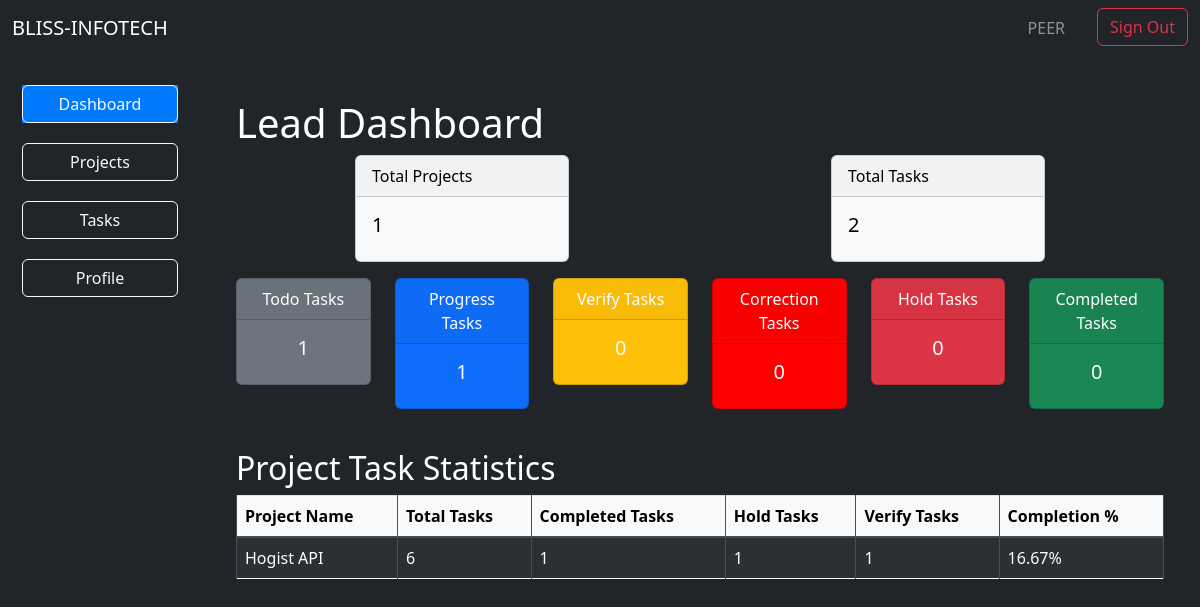
/peer/ (signed in), run on the app's committed database.
### app/models.py (models this page shows, shortened)
class Project(models.Model):
    id = models.AutoField(primary_key=True)
    name = models.CharField(max_length=64)
    description = models.TextField()
    manager = models.ForeignKey(User, on_delete=models.CASCADE, null=True)
    client_name = models.CharField(max_length=64)
    status = models.CharField(max_length=10, default="DESIGN")
    created = models.DateTimeField(auto_now_add=True)
    started = models.DateTimeField(null=True)
    updated = models.DateTimeField(auto_now=True)
    due = models.DateField(null=True)

### app/decorators.py (the view)
        @login_required
        def wrapper(request, *args, **kwargs):
            if in_groups(request.user):
                return view_function(request, *args, **kwargs)
            return redirect('/signout')

### peer/views.py (called while the page is built)
@group_required(const.LEAD, const.PEER)
def dashboard(request):
    if request.user.is_authenticated:
        return render(request,'peer/peer.html', peer_dashboard(request))
    else: return redirect('signin')

### template/peer/peer.html (shortened to what this page needs)
{% extends 'lead/dashboard.html' %}
{% block lead_board %}
<div class="container mt-4">
    <h1 class="text-white">Lead Dashboard</h1>
    <div class="row justify-content-around">
        <div class="col-md-3">
            <div class="card text-black bg-light mb-3">
                <div class="card-header">Total Projects</div>
                <div class="card-body">
                    <h5 class="card-title">{{ total_projects }}</h5>
                </div>
            </div>
        </div>
        <div class="col-md-3">
            <div class="card text-black bg-light mb-3">
                <div class="card-header">Total Tasks</div>
                <div class="card-body">
                    <h5 class="card-title">{{ total_tasks }}</h5>
                </div>
            </div>
        </div>
    </div>
    <div class="row text-center">
        <div class="col-md-2 col-sm-6">
            <div class="card text-white bg-secondary mb-3">
                <div class="card-header">Todo Tasks</div>
                <div class="card-body">
                    <h5 class="card-title">{{ todo_tasks }}</h5>
                </div>
            </div>
        </div>
        <div class="col-md-2 col-sm-6">
            <div class="card text-white bg-primary mb-3">
                <div class="card-header">Progress Tasks</div>
                <div class="card-body">
                    <h5 class="card-title">{{ progress_tasks }}</h5>
                </div>
            </div>
        </div>
        <div class="col-md-2 col-sm-6">
            <div class="card text-white bg-warning mb-3">
                <div class="card-header">Verify Tasks</div>
                <div class="card-body">
                    <h5 class="card-title">{{ verify_tasks }}</h5>
                </div>
            </div>
        </div>
        <div class="col-md-2 col-sm-6">
            <div class="card text-white bg-brown-red mb-3">
                <div class="card-header">Correction Tasks</div>
                <div class="card-body">
                    <h5 class="card-title">{{ correction_tasks }}</h5>
                </div>
            </div>
        </div>
        <div class="col-md-2 col-sm-6">
            <div class="card text-white bg-danger mb-3">
                <div class="card-header">Hold Tasks</div>
                <div class="card-body">
                    <h5 class="card-title">{{ hold_tasks }}</h5>
                </div>
            </div>
        </div>
        <div class="col-md-2 col-sm-6">
            <div class="card text-white bg-success mb-3">
                <div class="card-header">Completed Tasks</div>
                <div class="card-body">
                    <h5 class="card-title">{{ complete_tasks }}</h5>
                </div>
            </div>
        </div>
    </div>
    <h2 class="text-white mt-4">Project Task Statistics</h2>
    <div class="table-responsive">
        <table class="table table-striped table-bordered table-dark">
            <thead class="table-light">
                <tr>
                    <th>Project Name</th>
                    <th>Total Tasks</th>
                    <th>Completed Tasks</th>
                    <th>Hold Tasks</th>
                    <th>Verify Tasks</th>
                    <th>Completion %</th>
                </tr>
            </thead>
            <tbody>
                {% for stat in project_stats %}
                <tr>
                    <td>{{ stat.project.name }}</td>
                    <td>{{ stat.total_tasks }}</td>
                    <td>{{ stat.completed_tasks }}</td>
                    <td>{{ stat.hold_tasks }}</td>
                    <td>{{ stat.verify_tasks }}</td>
                    <td>{{ stat.completion_percentage }}%</td>
                </tr>
                {% endfor %}
            </tbody>
        </table>
    </div>
</div>
{% endblock %}

### template/dashboard.html (shortened to what this page needs)
{% extends 'index.html' %}
{% block body %}
<section class="container-fluid">
    <nav class="navbar navbar-expand-lg navbar-dark bg-dark fixed-top">
        <div class="container-fluid">
            <a class="navbar-brand" href="#">BLISS-INFOTECH</a>
            <div class="collapse navbar-collapse justify-content-end" id="navbarTop">
                <ul class="navbar-nav mb-2 mb-lg-0">
                    <li class="nav-item">
                        <span class="navbar-text me-3 px-3 text-uppercase">{{ request.user.username }}</span>
                    </li>
                    <li class="nav-item">
                        <a class="btn btn-outline-danger" href="{% url 'signout' %}">Sign Out</a>
                    </li>
                </ul>
            </div>
        </div>
    </nav>
    <div class="row flex-nowrap">
        <nav class="col-md-3 col-lg-2 d-md-block sidebar bg-dark" style="position: fixed; top: 75px; left: 0; height: calc(100vh - 75px); overflow-y: auto;">
            <div class="position-sticky" id="navbarNav">
                <ul class="nav flex-column">
                    {% if request.session.user_role == 'lead' %}
                    {% if request.is_staff == true %}
                    <a class="nav-link {% if request.path == '/lead/admin-dashboard' %}active{% endif %}" href="{% url 'admin-dashboard' %}">
                        <li class="nav-item"><button class="create-btn w-100 btn btn-outline-light">Admin Dashboard</button></li>
                    </a>
                    {% endif %}
                    <li class="nav-item">
                        <a class="nav-link {% if request.path == '/lead/' %}active{% endif %}" href="/lead/">
                            <button class="create-btn w-100 btn btn-outline-light">Dashboard</button>
                        </a>
                    </li>
                    <a class="nav-link {% if request.path == '/lead/view-projects' %}active{% endif %}" href="{% url 'view-projects' %}">
                        <li class="nav-item"><button class="create-btn w-100 btn btn-outline-light">Projects</button></li>
                    </a>
                    <a class="nav-link {% if request.path == '/lead/view-tasks' %}active{% endif %}" href="{% url 'view-tasks' %}">
                        <li class="nav-item"><button class="create-btn w-100 btn btn-outline-light">Tasks</button></li>
                    </a>
                    <a class="nav-link {% if request.path == '/lead/mail-server' %}active{% endif %}" href="{% url 'mail-server' %}">
                        <li class="nav-item"><button class="create-btn w-100 btn btn-outline-light">Mail Server</button></li>
                    </a>
                    <a class="nav-link {% if request.path == '/lead/view-members' %}active{% endif %}" href="{% url 'view-members' %}">
                        <li class="nav-item"><button class="create-btn w-100 btn btn-outline-light">Members</button></li>
                    </a>
                    <a class="nav-link {% if request.path == '/profile' %}active{% endif %}" href="{% url 'profile' %}">
                        <li class="nav-item"><button class="create-btn w-100 btn btn-outline-light">Profile</button></li>
                    </a>
                    {% elif request.session.user_role == 'peer' %}
                    <a class="nav-link {% if request.path == '/peer/' %}active{% endif %}" href="/peer/">
                        <li class="nav-item"><button class="create-btn w-100 btn btn-outline-light">Dashboard</button></li>
                    </a>
                    <a class="nav-link {% if request.path == '/peer/view-projects' %}active{% endif %}" href="{% url 'view-peer-projects' %}">
                        <li class="nav-item"><button class="create-btn w-100 btn btn-outline-light">Projects</button></li>
                    </a>
                    <a class="nav-link {% if request.path == '/peer/peer-tasks' %}active{% endif %}" href="{% url 'peer-tasks' %}">
                        <li class="nav-item"><button class="create-btn w-100 btn btn-outline-light">Tasks</button></li>
                    </a>
                    <a class="nav-link {% if request.path == '/profile' %}active{% endif %}" href="{% url 'profile' %}">
                        <li class="nav-item"><button class="create-btn w-100 btn btn-outline-light">Profile</button></li>
                    </a>
                    {% endif %}
                </ul>
            </div>
        </nav>
        <main class="col-md-9 ms-sm-auto col-lg-10 px-md-4" style="overflow-y: auto; margin-left: 17%; padding-top: 75px; height: calc(100vh - 20px);">
            {% block dashboard %}{% endblock %}
        </main>
    </div>
</section>
{% endblock %}

### static/css/style.css (style rules this page uses)
body { background-color: #343a40; }
.nav-link { transition: background-color 0.3s; padding: 0; margin: 10px; }
.nav-link.active { background-color: #007bff; color: white; }
.bg-brown-red { background-color: red; color: white; }

### data on the page
Project: project.name "Hogist API", total_tasks "6", completed_tasks "1", hold_tasks "1", verify_tasks "1", completion_percentage "16.67"

### other printed values
{{ request.user.username }} "PEER"
{{ total_projects }} "1"
{{ total_tasks }} "2"
{{ todo_tasks }} "1"
{{ progress_tasks }} "1"
{{ verify_tasks }} "0"
{{ correction_tasks }} "0"
{{ hold_tasks }} "0"
{{ complete_tasks }} "0"
